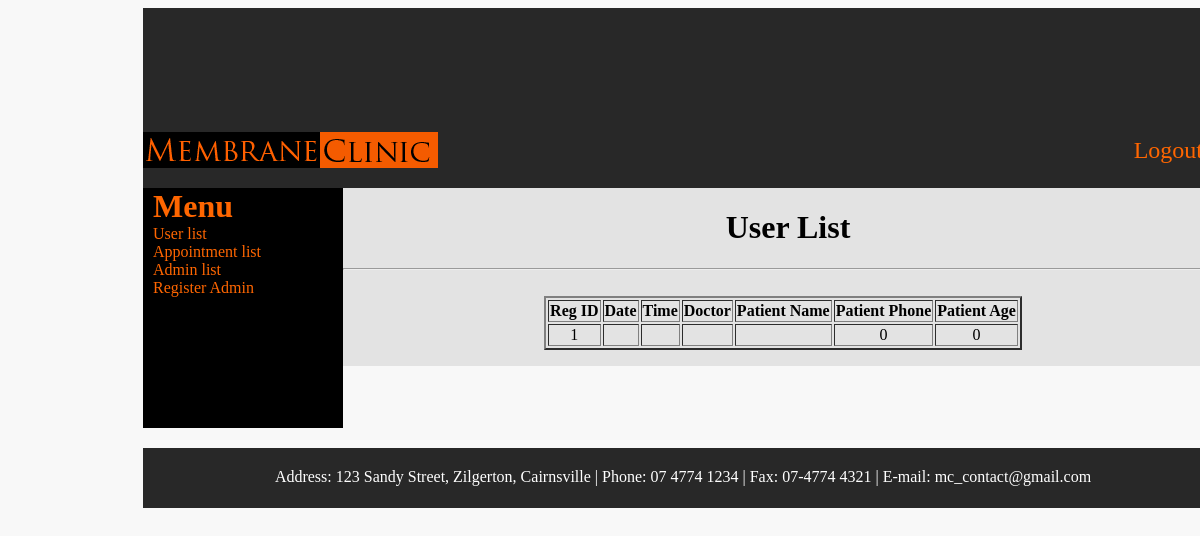
Page /appointmentlist.php on the earlier database version.
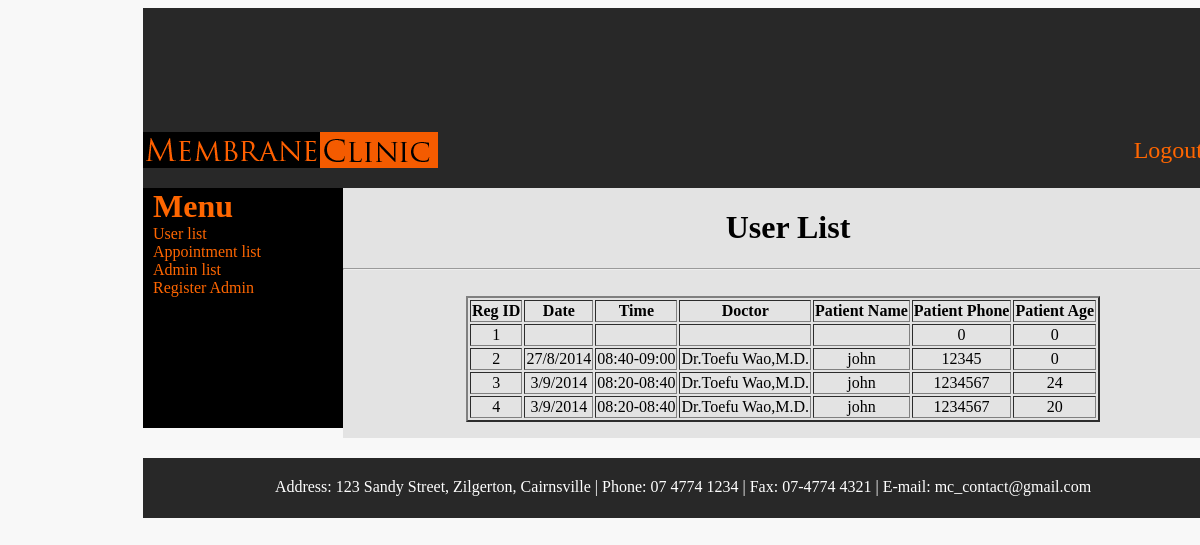
Same page on the later database version.
### tables this page shows
CREATE TABLE IF NOT EXISTS `appointment` (
  `regId` int(11) NOT NULL AUTO_INCREMENT,
  `date` varchar(20) NOT NULL,
  `time` varchar(20) NOT NULL,
  `doctor` varchar(30) NOT NULL,
  `patientname` varchar(50) NOT NULL,
  `patientphone` int(15) NOT NULL,
  `patientage` int(3) NOT NULL,
  PRIMARY KEY (`regId`)
);

### appointmentlist.php (the view, shortened to what this page needs)
<!DOCTYPE html PUBLIC "-//W3C//DTD XHTML 1.0 Transitional//EN" "http://www.w3.org/TR/xhtml1/DTD/xhtml1-transitional.dtd">
<html xmlns="http://www.w3.org/1999/xhtml">
<head>
<link href="adminStyle.css" rel="stylesheet" type="text/css" />
</head>
<body>
    <div id="wrapper">
    	<div id="header">
        	<div id="logo">
            	<img src="images/logo.png" usemap="#Map" border="0" />
            </div>
            <div id="membership">
            	<span><p><a href="admin_logout.php">Logout</a></p></span>
            </div>
    	</div>
    	<div id="sidebar">
        	<h1>Menu</h1>
            <p>
            	<a href="userlist.php">User list</a> <br />
                <a href="appointmentlist.php">Appointment list</a> <br />
                <a href="adminlist.php">Admin list</a><br />
                <a href="adminregister.php">Register Admin</a>
            </p>
        </div>
        <div id="content" style="text-align:center;">
        	<h1>User List</h1>
            <hr/><br/>
                <?php
                    $con=mysqli_connect("localhost", "root", "","membrane");
                    $result = mysqli_query($con,"SELECT * FROM appointment");
                   echo "<table border='2' align='center'>
					<tr>
                    <th>Reg ID</th>
                    <th>Date</th>
                    <th>Time</th>
					<th>Doctor</th>
                    <th>Patient Name</th>
                    <th>Patient Phone</th>
					<th>Patient Age</th>
                    </tr>";
                    while($row = mysqli_fetch_array($result))
					{
                      echo "<tr>";
                      echo "<td>" . $row['regId'] ."</td>";
                      echo "<td>" . $row['date'] ."</td>";
                      echo "<td>" . $row['time'] ."</td>";
					  echo "<td>" . $row['doctor'] ."</td>";
                      echo "<td>" . $row['patientname'] ."</td>";
                      echo "<td>" . $row['patientphone'] ."</td>";
					  echo "<td>" . $row['patientage'] ."</td>";
                      echo "</tr>";
                    }
                    echo "</table>";
    			?>
        </div>
        <div id="footer">
        	<span>
            	<p>
            		Address: 123 Sandy Street, Zilgerton, Cairnsville | Phone: 07 4774 1234 | Fax: 07-4774 4321 | E-mail: mc_contact@gmail.com
            	</p>
            </span>
        </div>
	</div>
</body>
</html>

### adminStyle.css (style rules this page uses)
body { background-image:url(images/body_bg.png); background-attachment:fixed; }
#wrapper { width:1080px; height:100%; margin: 0 135px 0; }
#header { width:1080px; height:180px; background-image:url(images/header_bg.png); }
#logo { width:300px; height:180px; float:left; }
#membership { float:right; width:300px; height:180px; position: relative; }
#membership span { position: absolute; bottom: 0; right: 0; margin-right:20px; }
#membership p { font-family:Gautami; font-size:24px; color:#F60; }
#membership a { color:#F60; text-decoration:none; }
#sidebar { width:200px; height:240px; float:left; background-image:url(images/sidebar_bg.png); }
#sidebar h1 { margin:0px 0px 0px 10px; font-family:Gautami; color:#F60; }
#sidebar p { margin:0px 0px 0px 10px; font-family:Gautami; color:#F60; }
#sidebar a { font-family:Gautami; color:#F60; text-decoration:none; }
#content { width:880px; background-image:url(images/content_bg.png); background-size:880px 100%; background-repeat:no-repeat; float:left; }
#content h1 { font-family:Cambria; margin-left:10px; }
#footer { background-image:url(images/header_bg.png); margin-top:20px; width:1080px; height:60px; float:left; }
#footer p { color:#FFF; text-align:center; margin-top:20px; }

Differences in the rows shown:
added appointment: regId "2", date "27/8/2014", time "08:40-09:00", doctor "Dr.Toefu Wao,M.D.", patientname "john", patientphone "12345", patientage "0"
added appointment: regId "3", date "3/9/2014", time "08:20-08:40", doctor "Dr.Toefu Wao,M.D.", patientname "john", patientphone "1234567", patientage "24"
added appointment: regId "4", date "3/9/2014", time "08:20-08:40", doctor "Dr.Toefu Wao,M.D.", patientname "john", patientphone "1234567", patientage "20"
